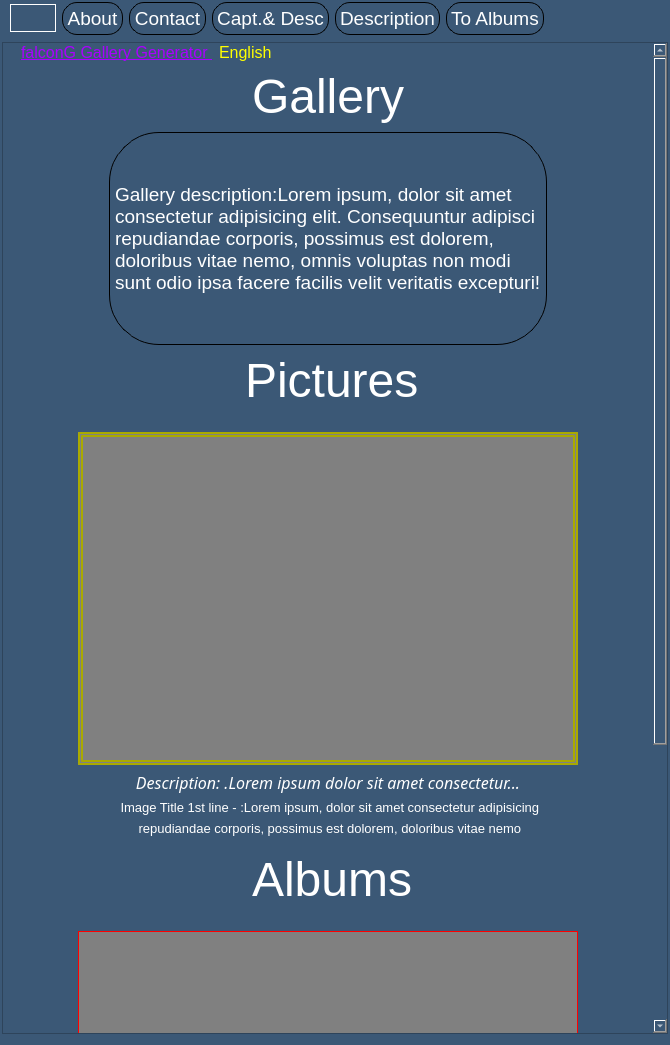
<?xml version="1.0" encoding="UTF-8"?>
<ui version="4.0">
 <class>DesignPageClass</class>
 <widget class="QWidget" name="DesignPageClass">
  <property name="geometry">
   <rect>
    <x>0</x>
    <y>0</y>
    <width>670</width>
    <height>1045</height>
   </rect>
  </property>
  <property name="minimumSize">
   <size>
    <width>0</width>
    <height>0</height>
   </size>
  </property>
  <property name="cursor">
   <cursorShape>PointingHandCursor</cursorShape>
  </property>
  <property name="windowTitle">
   <string>FalconG - Design form</string>
  </property>
  <property name="styleSheet">
   <string notr="true"> background-color:#3b5876;
	color:white;</string>
  </property>
  <layout class="QVBoxLayout" name="verticalLayout">
   <property name="leftMargin">
    <number>2</number>
   </property>
   <property name="topMargin">
    <number>1</number>
   </property>
   <property name="rightMargin">
    <number>2</number>
   </property>
   <item>
    <widget class="QWidget" name="pnlMenu" native="true">
     <property name="sizePolicy">
      <sizepolicy hsizetype="Expanding" vsizetype="Fixed">
       <horstretch>0</horstretch>
       <verstretch>0</verstretch>
      </sizepolicy>
     </property>
     <property name="styleSheet">
      <string notr="true">background-color:transparent;</string>
     </property>
     <layout class="QHBoxLayout" name="horizontalLayout">
      <property name="leftMargin">
       <number>8</number>
      </property>
      <property name="topMargin">
       <number>1</number>
      </property>
      <property name="rightMargin">
       <number>1</number>
      </property>
      <property name="bottomMargin">
       <number>1</number>
      </property>
      <item>
       <widget class="QPushButton" name="btnDnUp">
        <property name="styleSheet">
         <string notr="true">#btnDnUp {
	border-radius:15px;
	border: 1px solid white;
   background-color:transparent;
   padding:6px;
}
#btnDnUp:pressed {
	background-color:#666;
}
</string>
        </property>
        <property name="text">
         <string/>
        </property>
        <property name="icon">
         <iconset resource="falcong.qrc">
          <normaloff>:/icons/Resources/moveup-icon.png</normaloff>:/icons/Resources/moveup-icon.png</iconset>
        </property>
        <property name="flat">
         <bool>true</bool>
        </property>
       </widget>
      </item>
      <item>
       <widget class="QPushButton" name="btnDnAbout">
        <property name="font">
         <font>
          <pointsize>14</pointsize>
         </font>
        </property>
        <property name="styleSheet">
         <string notr="true">#btnDnAbout {
background-color:transparent;
border: 1px solid black; 
border-radius:15px;
padding:4px;
}

#btnDnAbout:hover {
background-color:#666;
}</string>
        </property>
        <property name="text">
         <string>About</string>
        </property>
        <property name="flat">
         <bool>true</bool>
        </property>
       </widget>
      </item>
      <item>
       <widget class="QPushButton" name="btnDnContact">
        <property name="font">
         <font>
          <pointsize>14</pointsize>
         </font>
        </property>
        <property name="styleSheet">
         <string notr="true">#btnDnContact {
background-color:transparent;
border: 1px solid black; 
border-radius:15px;
padding:4px;
}

#btnDnContact:hover {
background-color:#666;
}</string>
        </property>
        <property name="text">
         <string>Contact</string>
        </property>
       </widget>
      </item>
      <item>
       <widget class="QPushButton" name="btnDnCaptDesc">
        <property name="font">
         <font>
          <pointsize>14</pointsize>
         </font>
        </property>
        <property name="styleSheet">
         <string notr="true">#btnDnCaptDesc {
background-color:transparent;
border: 1px solid black; 
border-radius:15px;
padding:4px;
}

#btnDnCaptDesc:hover {
background-color:#666;
}</string>
        </property>
        <property name="text">
         <string>Capt.&amp;&amp; Desc</string>
        </property>
        <property name="flat">
         <bool>true</bool>
        </property>
       </widget>
      </item>
      <item>
       <widget class="QPushButton" name="btnDnDescription">
        <property name="font">
         <font>
          <pointsize>14</pointsize>
         </font>
        </property>
        <property name="styleSheet">
         <string notr="true">#btnDnDescription {
background-color:transparent;
border: 1px solid black; 
border-radius:15px;
padding:4px;
}

#btnDnDescription:hover {
background-color:#666;
}</string>
        </property>
        <property name="text">
         <string>Description</string>
        </property>
        <property name="flat">
         <bool>true</bool>
        </property>
       </widget>
      </item>
      <item>
       <widget class="QPushButton" name="btnDnToAlbums">
        <property name="font">
         <font>
          <pointsize>14</pointsize>
         </font>
        </property>
        <property name="styleSheet">
         <string notr="true">#btnDnToAlbums {
background-color:transparent;
border: 1px solid black; 
border-radius:15px;
padding:4px;
}

#btnDnToAlbums:hover {
background-color:#666;
}</string>
        </property>
        <property name="text">
         <string>To Albums</string>
        </property>
        <property name="flat">
         <bool>true</bool>
        </property>
       </widget>
      </item>
      <item>
       <spacer name="horizontalSpacer">
        <property name="orientation">
         <enum>Qt::Horizontal</enum>
        </property>
        <property name="sizeHint" stdset="0">
         <size>
          <width>40</width>
          <height>20</height>
         </size>
        </property>
       </spacer>
      </item>
     </layout>
    </widget>
   </item>
   <item>
    <widget class="QScrollArea" name="scrollArea">
     <property name="widgetResizable">
      <bool>true</bool>
     </property>
     <widget class="QWidget" name="scrollAreaWidgetContents">
      <property name="geometry">
       <rect>
        <x>0</x>
        <y>0</y>
        <width>650</width>
        <height>1376</height>
       </rect>
      </property>
      <property name="styleSheet">
       <string notr="true">#scrollAreaWidgetContents {
	 background-color:#3b5876;
	color:white;
}</string>
      </property>
      <layout class="QVBoxLayout" name="verticalLayout_2">
       <property name="topMargin">
        <number>0</number>
       </property>
       <property name="bottomMargin">
        <number>0</number>
       </property>
       <item>
        <widget class="QWidget" name="widget_5" native="true">
         <property name="sizePolicy">
          <sizepolicy hsizetype="Preferred" vsizetype="Fixed">
           <horstretch>0</horstretch>
           <verstretch>0</verstretch>
          </sizepolicy>
         </property>
         <property name="styleSheet">
          <string notr="true">background-color:transparent;</string>
         </property>
         <layout class="QHBoxLayout" name="horizontalLayout_10">
          <property name="spacing">
           <number>6</number>
          </property>
          <property name="topMargin">
           <number>0</number>
          </property>
          <property name="bottomMargin">
           <number>0</number>
          </property>
          <item>
           <widget class="ClickableLabel" name="lblDnName">
            <property name="font">
             <font>
              <pointsize>12</pointsize>
              <underline>true</underline>
             </font>
            </property>
            <property name="styleSheet">
             <string notr="true">#lblDnName {
	color:#AA00FF;
	text-decoration:underline;
	text-align:left;
	font-size:12pt;
}</string>
            </property>
            <property name="text">
             <string>falconG Gallery Generator </string>
            </property>
           </widget>
          </item>
          <item>
           <widget class="ClickableLabel" name="lblDnLang">
            <property name="styleSheet">
             <string notr="true">#lblDnLang {
 color:#FFFF00;
 font-size:12pt;
}</string>
            </property>
            <property name="text">
             <string>English</string>
            </property>
           </widget>
          </item>
          <item>
           <spacer name="horizontalSpacer_16">
            <property name="orientation">
             <enum>Qt::Horizontal</enum>
            </property>
            <property name="sizeHint" stdset="0">
             <size>
              <width>20</width>
              <height>5</height>
             </size>
            </property>
           </spacer>
          </item>
         </layout>
        </widget>
       </item>
       <item>
        <widget class="QWidget" name="pnlDnGalleryTitle" native="true">
         <property name="sizePolicy">
          <sizepolicy hsizetype="Preferred" vsizetype="Fixed">
           <horstretch>0</horstretch>
           <verstretch>0</verstretch>
          </sizepolicy>
         </property>
         <property name="styleSheet">
          <string notr="true">background-color:transparent;</string>
         </property>
         <layout class="QHBoxLayout" name="horizontalLayout_2">
          <property name="spacing">
           <number>1</number>
          </property>
          <property name="leftMargin">
           <number>9</number>
          </property>
          <property name="topMargin">
           <number>1</number>
          </property>
          <property name="bottomMargin">
           <number>1</number>
          </property>
          <item>
           <spacer name="horizontalSpacer_2">
            <property name="orientation">
             <enum>Qt::Horizontal</enum>
            </property>
            <property name="sizeHint" stdset="0">
             <size>
              <width>20</width>
              <height>40</height>
             </size>
            </property>
           </spacer>
          </item>
          <item>
           <widget class="ClickableLabel" name="lblDnGallery">
            <property name="font">
             <font>
              <pointsize>36</pointsize>
             </font>
            </property>
            <property name="styleSheet">
             <string notr="true">#lblDnGallery {
	color: white;
}</string>
            </property>
            <property name="text">
             <string>Gallery</string>
            </property>
           </widget>
          </item>
          <item>
           <spacer name="horizontalSpacer_3">
            <property name="orientation">
             <enum>Qt::Horizontal</enum>
            </property>
            <property name="sizeHint" stdset="0">
             <size>
              <width>20</width>
              <height>40</height>
             </size>
            </property>
           </spacer>
          </item>
         </layout>
        </widget>
       </item>
       <item>
        <widget class="QWidget" name="pnlDnGalleryDescription" native="true">
         <property name="sizePolicy">
          <sizepolicy hsizetype="Preferred" vsizetype="Fixed">
           <horstretch>0</horstretch>
           <verstretch>0</verstretch>
          </sizepolicy>
         </property>
         <property name="styleSheet">
          <string notr="true">background-color:transparent;</string>
         </property>
         <layout class="QHBoxLayout" name="horizontalLayout_3" stretch="1,5,1">
          <property name="spacing">
           <number>1</number>
          </property>
          <property name="topMargin">
           <number>1</number>
          </property>
          <property name="bottomMargin">
           <number>1</number>
          </property>
          <item>
           <spacer name="horizontalSpacer_4">
            <property name="orientation">
             <enum>Qt::Horizontal</enum>
            </property>
            <property name="sizeHint" stdset="0">
             <size>
              <width>20</width>
              <height>213</height>
             </size>
            </property>
           </spacer>
          </item>
          <item>
           <widget class="ClickableLabel" name="lblDnGalleryDescription">
            <property name="font">
             <font>
              <pointsize>14</pointsize>
             </font>
            </property>
            <property name="styleSheet">
             <string notr="true">#lblDnGalleryDescription{
	border-radius:50px;
	border: 1px solid black;
	background-color:transparent;
	color:white
}</string>
            </property>
            <property name="frameShape">
             <enum>QFrame::NoFrame</enum>
            </property>
            <property name="text">
             <string>Gallery description:Lorem ipsum, dolor sit amet consectetur adipisicing elit. Consequuntur adipisci repudiandae corporis, possimus est dolorem, doloribus vitae nemo, omnis voluptas non modi sunt odio ipsa facere facilis velit veritatis excepturi! </string>
            </property>
            <property name="wordWrap">
             <bool>true</bool>
            </property>
            <property name="margin">
             <number>8</number>
            </property>
           </widget>
          </item>
          <item>
           <spacer name="horizontalSpacer_5">
            <property name="orientation">
             <enum>Qt::Horizontal</enum>
            </property>
            <property name="sizeHint" stdset="0">
             <size>
              <width>20</width>
              <height>213</height>
             </size>
            </property>
           </spacer>
          </item>
         </layout>
        </widget>
       </item>
       <item>
        <widget class="QWidget" name="pnlDnPictureSectionHeader" native="true">
         <property name="sizePolicy">
          <sizepolicy hsizetype="Preferred" vsizetype="Fixed">
           <horstretch>0</horstretch>
           <verstretch>0</verstretch>
          </sizepolicy>
         </property>
         <property name="font">
          <font>
           <pointsize>36</pointsize>
          </font>
         </property>
         <property name="styleSheet">
          <string notr="true">background-color:transparent;</string>
         </property>
         <layout class="QHBoxLayout" name="horizontalLayout_4">
          <property name="spacing">
           <number>1</number>
          </property>
          <property name="topMargin">
           <number>1</number>
          </property>
          <property name="rightMargin">
           <number>1</number>
          </property>
          <item>
           <spacer name="horizontalSpacer_6">
            <property name="orientation">
             <enum>Qt::Horizontal</enum>
            </property>
            <property name="sizeHint" stdset="0">
             <size>
              <width>20</width>
              <height>5</height>
             </size>
            </property>
           </spacer>
          </item>
          <item>
           <widget class="ClickableLabel" name="lblDnPictureSectionLabel">
            <property name="sizePolicy">
             <sizepolicy hsizetype="Minimum" vsizetype="Expanding">
              <horstretch>0</horstretch>
              <verstretch>0</verstretch>
             </sizepolicy>
            </property>
            <property name="font">
             <font>
              <pointsize>36</pointsize>
             </font>
            </property>
            <property name="styleSheet">
             <string notr="true">#lblDnPictureSectionLabel {
	color:white;
}</string>
            </property>
            <property name="text">
             <string>Pictures</string>
            </property>
           </widget>
          </item>
          <item>
           <spacer name="horizontalSpacer_7">
            <property name="orientation">
             <enum>Qt::Horizontal</enum>
            </property>
            <property name="sizeHint" stdset="0">
             <size>
              <width>20</width>
              <height>5</height>
             </size>
            </property>
           </spacer>
          </item>
         </layout>
        </widget>
       </item>
       <item>
        <widget class="QWidget" name="pnlDnPicture" native="true">
         <property name="sizePolicy">
          <sizepolicy hsizetype="Preferred" vsizetype="Fixed">
           <horstretch>0</horstretch>
           <verstretch>0</verstretch>
          </sizepolicy>
         </property>
         <property name="minimumSize">
          <size>
           <width>0</width>
           <height>0</height>
          </size>
         </property>
         <property name="styleSheet">
          <string notr="true">background-color:transparent;</string>
         </property>
         <layout class="QGridLayout" name="gridLayout">
          <item row="0" column="0">
           <spacer name="horizontalSpacer_8">
            <property name="orientation">
             <enum>Qt::Horizontal</enum>
            </property>
            <property name="sizeHint" stdset="0">
             <size>
              <width>20</width>
              <height>5</height>
             </size>
            </property>
           </spacer>
          </item>
          <item row="0" column="1">
           <widget class="SlideWidget" name="pnlDnSlideP" native="true">
            <property name="sizePolicy">
             <sizepolicy hsizetype="Fixed" vsizetype="Fixed">
              <horstretch>0</horstretch>
              <verstretch>0</verstretch>
             </sizepolicy>
            </property>
            <property name="minimumSize">
             <size>
              <width>500</width>
              <height>333</height>
             </size>
            </property>
            <property name="styleSheet">
             <string notr="true">#pnlDnSlideP
{
	border: 5px double #aaaa00;
	border-radius 15px;
	background:gray;
}</string>
            </property>
           </widget>
          </item>
          <item row="0" column="2">
           <spacer name="horizontalSpacer_9">
            <property name="orientation">
             <enum>Qt::Horizontal</enum>
            </property>
            <property name="sizeHint" stdset="0">
             <size>
              <width>20</width>
              <height>5</height>
             </size>
            </property>
           </spacer>
          </item>
          <item row="1" column="1">
           <widget class="ClickableLabel" name="lblDnDescriptionP">
            <property name="sizePolicy">
             <sizepolicy hsizetype="Preferred" vsizetype="Fixed">
              <horstretch>0</horstretch>
              <verstretch>0</verstretch>
             </sizepolicy>
            </property>
            <property name="font">
             <font>
              <family>Baumans</family>
              <pointsize>12</pointsize>
              <italic>true</italic>
             </font>
            </property>
            <property name="styleSheet">
             <string notr="true">#lblDnDescriptionP {
  	color:#ffffff;
 	background-color:rgba(0,43,0,0);
 	background-image:none;
 	font-family:Baumans;
 	font-size:12pt;
 	line-height:14pt;
 	text-align:center;
 	border:none;
   font-style:italic;
}
</string>
            </property>
            <property name="text">
             <string>Description: .Lorem ipsum dolor sit amet consectetur...</string>
            </property>
            <property name="alignment">
             <set>Qt::AlignCenter</set>
            </property>
            <property name="wordWrap">
             <bool>true</bool>
            </property>
           </widget>
          </item>
          <item row="2" column="1">
           <widget class="ClickableLabel" name="lblDnTitleP">
            <property name="font">
             <font>
              <pointsize>10</pointsize>
             </font>
            </property>
            <property name="styleSheet">
             <string notr="true">#lblDnTitleP {
 color:white;
}</string>
            </property>
            <property name="text">
             <string> Image Title 1st line - :Lorem ipsum, dolor sit amet consectetur adipisicing</string>
            </property>
            <property name="alignment">
             <set>Qt::AlignCenter</set>
            </property>
            <property name="wordWrap">
             <bool>true</bool>
            </property>
           </widget>
          </item>
          <item row="3" column="1">
           <widget class="ClickableLabel" name="lblDnTitlePO">
            <property name="font">
             <font>
              <pointsize>10</pointsize>
             </font>
            </property>
            <property name="styleSheet">
             <string notr="true">#lblDnTitlePO {
 color:white;
}</string>
            </property>
            <property name="text">
             <string> repudiandae corporis, possimus est dolorem, doloribus vitae nemo</string>
            </property>
            <property name="alignment">
             <set>Qt::AlignCenter</set>
            </property>
            <property name="wordWrap">
             <bool>true</bool>
            </property>
           </widget>
          </item>
         </layout>
        </widget>
       </item>
       <item>
        <widget class="QWidget" name="pnlAlbumSectionHeader" native="true">
         <property name="sizePolicy">
          <sizepolicy hsizetype="Preferred" vsizetype="Fixed">
           <horstretch>0</horstretch>
           <verstretch>0</verstretch>
          </sizepolicy>
         </property>
         <property name="font">
          <font>
           <pointsize>36</pointsize>
          </font>
         </property>
         <property name="styleSheet">
          <string notr="true">background-color:transparent;</string>
         </property>
         <layout class="QHBoxLayout" name="horizontalLayout_9">
          <property name="spacing">
           <number>1</number>
          </property>
          <property name="topMargin">
           <number>1</number>
          </property>
          <property name="rightMargin">
           <number>1</number>
          </property>
          <item>
           <spacer name="horizontalSpacer_25">
            <property name="orientation">
             <enum>Qt::Horizontal</enum>
            </property>
            <property name="sizeHint" stdset="0">
             <size>
              <width>40</width>
              <height>20</height>
             </size>
            </property>
           </spacer>
          </item>
          <item>
           <widget class="ClickableLabel" name="lblDnAlbumSectionLabel">
            <property name="sizePolicy">
             <sizepolicy hsizetype="Minimum" vsizetype="Expanding">
              <horstretch>0</horstretch>
              <verstretch>0</verstretch>
             </sizepolicy>
            </property>
            <property name="font">
             <font>
              <pointsize>36</pointsize>
             </font>
            </property>
            <property name="styleSheet">
             <string notr="true">#lblDnAlbumSectionLabel {
	color:white;
}</string>
            </property>
            <property name="text">
             <string>Albums</string>
            </property>
           </widget>
          </item>
          <item>
           <spacer name="horizontalSpacer_26">
            <property name="orientation">
             <enum>Qt::Horizontal</enum>
            </property>
            <property name="sizeHint" stdset="0">
             <size>
              <width>40</width>
              <height>20</height>
             </size>
            </property>
           </spacer>
          </item>
         </layout>
        </widget>
       </item>
       <item>
        <widget class="QWidget" name="pnlDnAlbum" native="true">
         <property name="sizePolicy">
          <sizepolicy hsizetype="Preferred" vsizetype="Fixed">
           <horstretch>0</horstretch>
           <verstretch>0</verstretch>
          </sizepolicy>
         </property>
         <property name="minimumSize">
          <size>
           <width>0</width>
           <height>0</height>
          </size>
         </property>
         <property name="styleSheet">
          <string notr="true">background-color:transparent;</string>
         </property>
         <layout class="QGridLayout" name="gridLayout_2">
          <item row="0" column="0">
           <spacer name="horizontalSpacer_17">
            <property name="orientation">
             <enum>Qt::Horizontal</enum>
            </property>
            <property name="sizeHint" stdset="0">
             <size>
              <width>20</width>
              <height>5</height>
             </size>
            </property>
           </spacer>
          </item>
          <item row="0" column="1">
           <widget class="SlideWidget" name="pnlDnSlideA" native="true">
            <property name="sizePolicy">
             <sizepolicy hsizetype="Expanding" vsizetype="Expanding">
              <horstretch>0</horstretch>
              <verstretch>0</verstretch>
             </sizepolicy>
            </property>
            <property name="minimumSize">
             <size>
              <width>500</width>
              <height>333</height>
             </size>
            </property>
            <property name="styleSheet">
             <string notr="true">#pnlDnSlideA
{
	border: 1px solid red;
	border-radius 15%;
	background:gray;
}</string>
            </property>
           </widget>
          </item>
          <item row="0" column="2">
           <spacer name="horizontalSpacer_19">
            <property name="orientation">
             <enum>Qt::Horizontal</enum>
            </property>
            <property name="sizeHint" stdset="0">
             <size>
              <width>20</width>
              <height>5</height>
             </size>
            </property>
           </spacer>
          </item>
          <item row="1" column="1">
           <widget class="ClickableLabel" name="lblDnDescriptionA">
            <property name="sizePolicy">
             <sizepolicy hsizetype="Preferred" vsizetype="Fixed">
              <horstretch>0</horstretch>
              <verstretch>0</verstretch>
             </sizepolicy>
            </property>
            <property name="styleSheet">
             <string notr="true">#lblDnDescriptionA {
  	color:#ffffff;
 	background-color:rgba(0,43,0,0);
 	background-image:none;
 	font-family:Baumans;
 	font-size:12pt;
 	line-height:14pt;
 	text-align:center;
 	border:none;
    font-style:italic;
}
</string>
            </property>
            <property name="text">
             <string>Description: .Lorem ipsum dolor sit amet consectetur...</string>
            </property>
            <property name="alignment">
             <set>Qt::AlignCenter</set>
            </property>
            <property name="wordWrap">
             <bool>true</bool>
            </property>
           </widget>
          </item>
          <item row="2" column="1">
           <widget class="ClickableLabel" name="lblDnTitleA">
            <property name="styleSheet">
             <string notr="true">#lblDnTitleA {
	color: white;
}</string>
            </property>
            <property name="text">
             <string>Album Title 1st line - :Lorem ipsum, dolor sit amet consectetur adipisicing</string>
            </property>
            <property name="alignment">
             <set>Qt::AlignCenter</set>
            </property>
            <property name="wordWrap">
             <bool>true</bool>
            </property>
           </widget>
          </item>
          <item row="3" column="1">
           <widget class="ClickableLabel" name="lblDnTitleAO">
            <property name="styleSheet">
             <string notr="true">#lblDnTitleAO {
	color: white;
}</string>
            </property>
            <property name="text">
             <string> repudiandae corporis, possimus est dolorem, doloribus vitae nemo</string>
            </property>
            <property name="alignment">
             <set>Qt::AlignCenter</set>
            </property>
            <property name="wordWrap">
             <bool>true</bool>
            </property>
           </widget>
          </item>
         </layout>
        </widget>
       </item>
       <item>
        <widget class="ClickableLabel" name="lblDnSummary">
         <property name="sizePolicy">
          <sizepolicy hsizetype="Minimum" vsizetype="Minimum">
           <horstretch>0</horstretch>
           <verstretch>0</verstretch>
          </sizepolicy>
         </property>
         <property name="minimumSize">
          <size>
           <width>0</width>
           <height>0</height>
          </size>
         </property>
         <property name="styleSheet">
          <string notr="true">#lblDnSummary {
	color: white;
}</string>
         </property>
         <property name="text">
          <string>2 images and 1 sub-album are in this album</string>
         </property>
         <property name="alignment">
          <set>Qt::AlignCenter</set>
         </property>
        </widget>
       </item>
       <item>
        <widget class="ClickableLabel" name="lblDnCopyright">
         <property name="sizePolicy">
          <sizepolicy hsizetype="Minimum" vsizetype="Minimum">
           <horstretch>0</horstretch>
           <verstretch>0</verstretch>
          </sizepolicy>
         </property>
         <property name="styleSheet">
          <string notr="true">#lblDnCopyright {
	color: white;
}</string>
         </property>
         <property name="text">
          <string>Created by falconG - © A. Sólyom 2018-</string>
         </property>
         <property name="alignment">
          <set>Qt::AlignCenter</set>
         </property>
        </widget>
       </item>
      </layout>
     </widget>
    </widget>
   </item>
  </layout>
 </widget>
 <customwidgets>
  <customwidget>
   <class>ClickableLabel</class>
   <extends>QLabel</extends>
   <header>ClickableLabel.h</header>
  </customwidget>
  <customwidget>
   <class>SlideWidget</class>
   <extends>QWidget</extends>
   <header>slidewidget.h</header>
   <container>1</container>
  </customwidget>
 </customwidgets>
 <resources>
  <include location="falcong.qrc"/>
  <include location="falcong.qrc"/>
 </resources>
 <connections/>
</ui>
